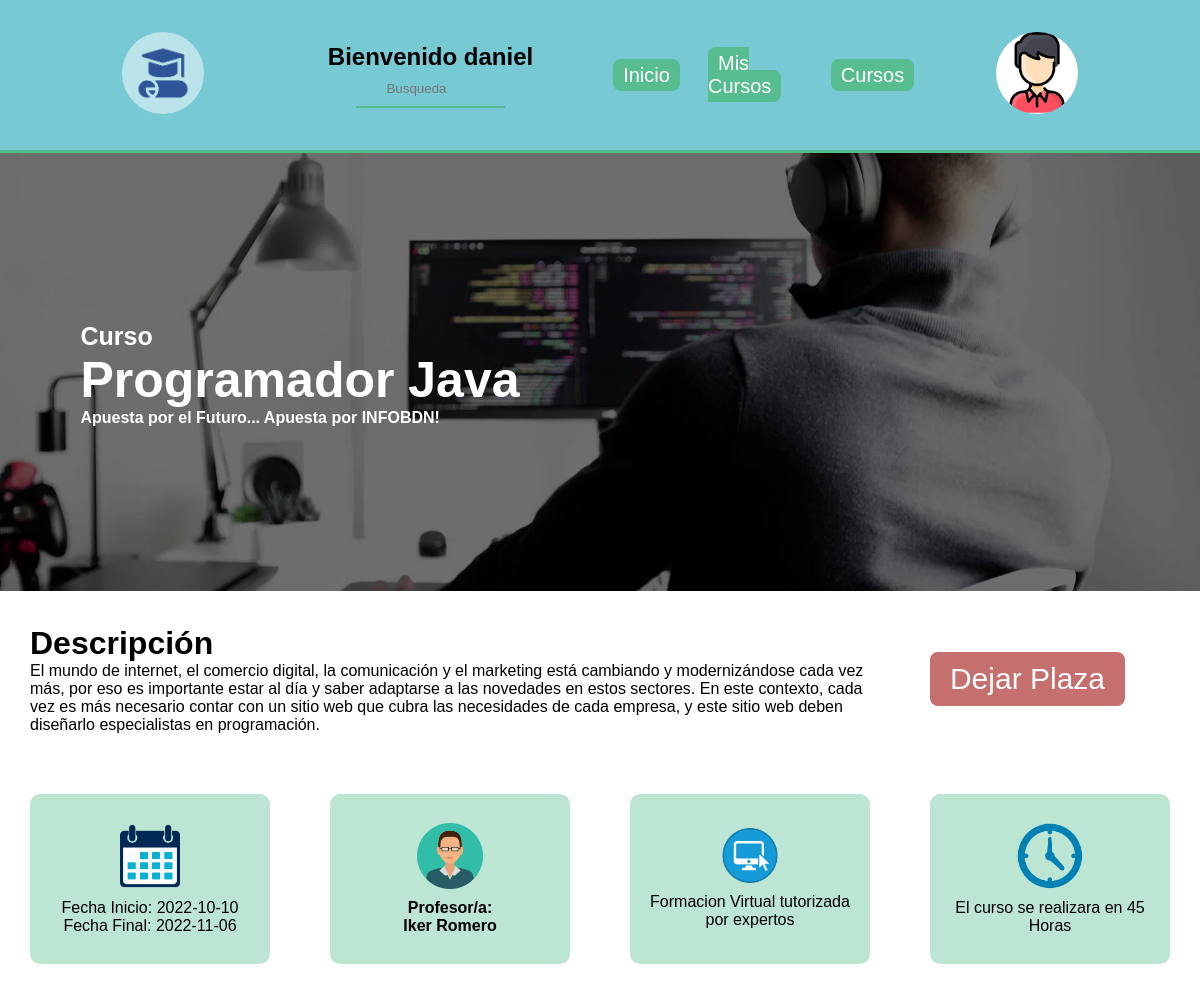
/Principal/alumnos_curso.php?codigo=3 (signed in), run on the app's committed database.
### tables this page shows
CREATE TABLE `cursos` (
  `codigo` int(11) NOT NULL,
  `nombre` varchar(30) NOT NULL,
  `descripcion` text NOT NULL,
  `horas` int(11) NOT NULL,
  `fecha inicio` date NOT NULL,
  `fecha final` date NOT NULL,
  `foto` varchar(30) NOT NULL,
  `profesor` varchar(9) NOT NULL,
  `activo` tinyint(1) NOT NULL DEFAULT 1
);

CREATE TABLE `profesores` (
  `dni` varchar(9) NOT NULL,
  `nombre` varchar(30) NOT NULL,
  `apellido` varchar(30) NOT NULL,
  `titulo academico` varchar(50) NOT NULL,
  `foto` varchar(50) NOT NULL,
  `contraseña` varchar(50) NOT NULL,
  `activo` tinyint(1) NOT NULL DEFAULT 1
);

### Principal/alumnos_curso.php (the view, shortened to what this page needs)
<!DOCTYPE html>
<html>
<head>
    <link href="estilos_alumnos.css" rel="stylesheet" type="text/css">
</head>
<body>
    <?php
    if(isset($_SESSION['array_alumno'])){
        if(isset($_GET['codigo'])){
            include('funciones_sql.php');
            include('funciones_header.php');
            $con = conectar();
            $lista_curso = obtener_curso($con,$_GET['codigo']);
            if(isset($lista_curso)){
            header_alumno($_SESSION['array_alumno']['nombre'],$_SESSION['array_alumno']['foto'],$_SESSION['array_alumno']['dni']);
            echo "<div class='banner_cursos'>";
                echo "<img src='".$lista_curso['foto']."' />";
                echo "<div class='centrado'>";
                    echo "<h3>Curso</h3>";
                    echo "<h1>".$lista_curso['nombre']."</h1>";
                    echo "<h4>Apuesta por el Futuro... Apuesta por INFOBDN!</h4>";
                echo "</div>";
            echo "</div>";
            echo "<div class='Info'>";
                echo "<div class='descripcion'>";
                    echo "<h1>Descripción</h1>";
                    echo "<p>".$lista_curso['descripcion']."</p>";
                echo "</div>";
                echo "<div class='boton'>";
                    echo comprobar_matricula1($con,$_SESSION['array_alumno']['dni'],$lista_curso['codigo']);
                echo "</div>";
            echo "</div>";
            echo "<div class='cuadrados'>";
                echo "<div>";
                    echo "<div class='fechas'>";
                        echo "<img src='../imagenes/fecha_icono.png' />";
                        echo "<p>Fecha Inicio: ".$lista_curso['fecha inicio']."</p>";
                        echo "<p>Fecha Final: ".$lista_curso['fecha final']."</p>";
                    echo "</div>";
                echo "</div>";
                echo "<div>";
                    echo "<div class='profesor'>";
                        $profesor = profesor_curso($con,$lista_curso['codigo']);
                        echo "<img class='profesor_foto' src='".$profesor['foto']."' />";
                        echo "<p><b>Profesor/a:</b></p>";
                        echo "<p><b>".$profesor['nombre']." ".$profesor['apellido']."</b></p>";
                    echo "</div>";
                echo "</div>";
                echo "<div>";
                    echo "<div class='formacion'>";
                        echo "<img class='formacion_online' src='../imagenes/icono_online.png' />";
                        echo "<p>Formacion Virtual tutorizada por expertos</p>";
                    echo "</div>";
                echo "</div>";
                echo "<div>";
                    echo "<div class='duracion'>";
                        echo "<img class='duracion_icono' src='../imagenes/icono_relog.png' />";
                        echo "<p>El curso se realizara en ".$lista_curso['horas']." Horas</p>";
                    echo "</div>";
                echo "</div>";
            echo "</div>";
            }else{
                echo "Curso esta Desactivado";
                echo "<meta http-equiv=REFRESH content=1,URL=alumnos_home.php>";
            }
    ?>
    <?php
        }else{
            echo "No hay curso seleccionado";
            echo "<meta http-equiv=REFRESH content=1,URL=alumnos_home.php>";
        }
    }else{
        echo "Debes Validarte...";
        echo "<meta http-equiv=REFRESH content=1,URL=alumnos_login.php>";
    } ?>
</body>
</html>

### Principal/funciones_header.php (shortened to what this page needs)
<?php
    function header_alumno($nombre,$foto,$dni){
        echo "<header>";
            echo "<section>";
                echo "<div class='Logo'><a href='alumnos_home.php' class='inicio'><img src='../logo/logo1.jpg' class='Logo'></a></div>";
                echo "<div class='titulo'>";
                    echo "<div class='buscador'>";
                        echo "<h1 class='bienvenido'>Bienvenido $nombre</h1>";
                        echo "<form action='profesores_admin.php' method='POST'>";
                            echo "<input type='text' id='busqueda' name='busqueda' placeholder='Busqueda' autocomplete='off' class='busqueda'></input>";
                        echo "</form>";
                    echo "</div>";
                echo "</div>";
                echo "<div class='inicio'><a href='alumnos_home.php' class='inicio'>Inicio</a></div>";
                echo "<div class='boton_mis_cursos'><a href='mis_cursos.php' class='boton_mis_cursos'>Mis Cursos</a></div>";
                echo "<div class='alumnos_cursos'><a href='alumnos_cursos.php' class='alumnos_cursos'>Cursos</a></div>";
                echo "<div class='imagen_usuario'>";
                    echo "<ul class='nav'>";
                        echo "<li><img class='imagen_usuario' src='$foto' />";
                        echo "</li>";
                    echo "</ul>";
                echo "</div>";
            echo "</section>";
        echo "</header>";
    }
?>

### Principal/funciones_sql.php (shortened to what this page needs)
<?php
    function obtener_curso($con,$codigo){
        $sql = "SELECT * FROM `cursos` WHERE `codigo` = $codigo and `activo` = 1 and `cursos`.`fecha final` >= curdate()";
        if($resultado = $con->query($sql)){
            $row = $resultado->fetch_assoc();
        }
        return $row;
    }
    function comprobar_matricula1($con,$dni_alumno,$curso_codigo){
        $sql = "SELECT * FROM `matricula` INNER JOIN `cursos` ON `cursos`.`codigo` = `matricula`.`curso` WHERE `dni_alumno` = '$dni_alumno' and `curso` = $curso_codigo";
        if($resultado = $con->query($sql)){
            $row = $resultado->fetch_assoc();
        }
        if(!isset($row)){
            return boton_inscripcion($con,$dni_alumno,$curso_codigo);
        }else{
            return boton_desinscripcion($con,$dni_alumno,$curso_codigo);
        }
    }
    function boton_desinscripcion($con,$dni_alumno,$curso_codigo){
        $sql = "SELECT * from `cursos` WHERE codigo = $curso_codigo and `fecha final` > curdate()";
        if($resultado = $con->query($sql)){
            return "<a class='desinscripcion' href='matricular.php?accion=0&curso=".$curso_codigo."&dni=".$dni_alumno."'>Dejar Plaza</a>";
        }
    }
    function profesor_curso($con,$curso){
        $sql = "SELECT `profesores`.`foto`, `profesores`.`nombre`, `profesores`.`apellido` FROM `profesores` INNER JOIN `cursos` ON `profesores`.`dni` = `cursos`.`profesor` WHERE `cursos`.`codigo` = $curso";
        if($resultado = $con->query($sql)){
            $row = $resultado->fetch_assoc();
        }
        return $row;
    }
?>

### Principal/estilos_alumnos.css (style rules this page uses)
* { font-family: Arial, Helvetica, sans-serif; margin: 0px; padding: 0px; }
header { background-color: #77c9d4; height: 150px; background-size: cover; background-repeat: no-repeat; border-bottom: #57BC90 3px solid; }
section { width: 90%; margin: 0px auto; height: 100%; display: grid; grid-template-columns: 2fr 3fr repeat(3, 1fr) 2fr; grid-template-rows: repeat(1, 1fr); grid-gap: 10px; align-items: center; align-self: center; }
div.Logo { text-align: center; margin: 0px auto; width: 100%; grid-column: 1 / 2; grid-row: 1; }
div.titulo { margin: 0px auto; width: 100%; text-align: center; grid-column: 2 / 3; grid-row: 1; }
form { width: 100%; display: flex; flex-direction: row; }
input.busqueda { background-size: 24px; width: 70%; margin: 0% auto; border: transparent; border-bottom: solid 2px #57BC90; padding: 10px 10px 10px 30px; outline: none; background-color: #77c9d4; }
div.inicio { margin: 0px auto; grid-column: 3 / 4; grid-row: 1; }
div.inicio > a { color: white; text-decoration: none; background: #57BC90; padding: 5px 10px; border-radius: .5rem; font-size: 20px; margin: 10px auto; }
div.boton_mis_cursos { margin: 0px auto; grid-column: 4 / 5; grid-row: 1; }
div.boton_mis_cursos > a { color: white; text-decoration: none; background: #57BC90; padding: 5px 10px; border-radius: .5rem; font-size: 20px; margin: 10px auto; }
div.alumnos_cursos { margin: 0px auto; grid-column: 5 / 6; grid-row: 1; }
div.alumnos_cursos > a { color: white; text-decoration: none; background: #57BC90; padding: 5px 10px; border-radius: .5rem; font-size: 20px; margin: 10px auto; }
div.imagen_usuario { text-align: center; margin: 0px auto; grid-column: 6 / 7; grid-row: 1; width: 40%; border-radius: 50%; }
img.Logo { width: 40%; border-radius: 50%; }
img.imagen_usuario { width: 100%; border-radius: 50%; }
ul, ol { list-style:none; }
div.Info { display: grid; grid-template-columns: 75% 25%; grid-template-rows: repeat(1, 1fr); margin: 30px; }
div.descripcion { grid-column: 1 / 2; grid-row: 1; }
div.boton { grid-column: 2 / 3; grid-row: 1; display: flex; align-items: center; }
div.boton > a.desinscripcion { color: white; text-decoration: none; background: #bc5757da; padding: 10px 20px; border-radius: .5rem; font-size: 30px; margin: 10px auto; }
div.banner_cursos { position: relative; display: inline-block; text-align: center; }
div.banner_cursos > img { width: 100%; filter: brightness(50%); }
div.centrado { position: absolute; top: 50%; left: 25%; transform: translate(-50%, -50%); color: white; text-align: left; }
div.centrado > h1 { font-size: 50px; }
div.centrado > h3 { font-size: 25px; }
div.cuadrados { display: grid; grid-template-columns: repeat(4,25%); grid-template-rows: repeat(1 , 1fr); align-items: center; margin: 0px auto; text-align: center; }
div.cuadrados > div { margin: 30px; border-radius: 10px; padding: 10px; height: 150px; display: flex; align-items: center; background-color: #57bc9063; }
div.fechas { grid-column: 1 / 2; grid-row: 1; display: flex; flex-direction: column; align-items: center; }
div.fechas > img { width: 30%; margin-bottom: 10px; }
div.profesor { grid-column: 2 / 3; grid-row: 1; display: flex; flex-direction: column; align-items: center; margin: 0px auto; }
div.profesor > img { width: 30%; margin-bottom: 10px; }
div.formacion { grid-column: 3 / 4; grid-row: 1; display: flex; flex-direction: column; align-items: center; }
div.formacion > img { width: 30%; margin-bottom: 10px; }
div.formacion > p { display: flex; align-items: center; }
div.duracion { grid-column: 4 / 5; grid-row: 1; display: flex; flex-direction: column; align-items: center; }
div.duracion > img { width: 30%; margin-bottom: 10px; }
form { width: 50%; margin: 0px auto; display: flex; flex-direction: column; }
form > input { margin: 5px; }

### data on the page
cursos: foto (picture), nombre "Programador Java", descripcion "El mundo de internet, el comercio digital, la comunicación y el marketing está cambiando y modernizándose cada vez más, por eso es importante estar al día y saber adaptarse a las novedades en estos sectores. En este contexto, cada vez es más necesario contar con un sitio web que cubra las necesidades de cada empresa, y este sitio web deben diseñarlo especialistas en programación.", fecha inicio "2022-10-10", fecha final "2022-11-06", horas "45"
profesores: foto (picture), nombre "Iker", apellido "Romero"

### other printed values
$nombre "daniel"
